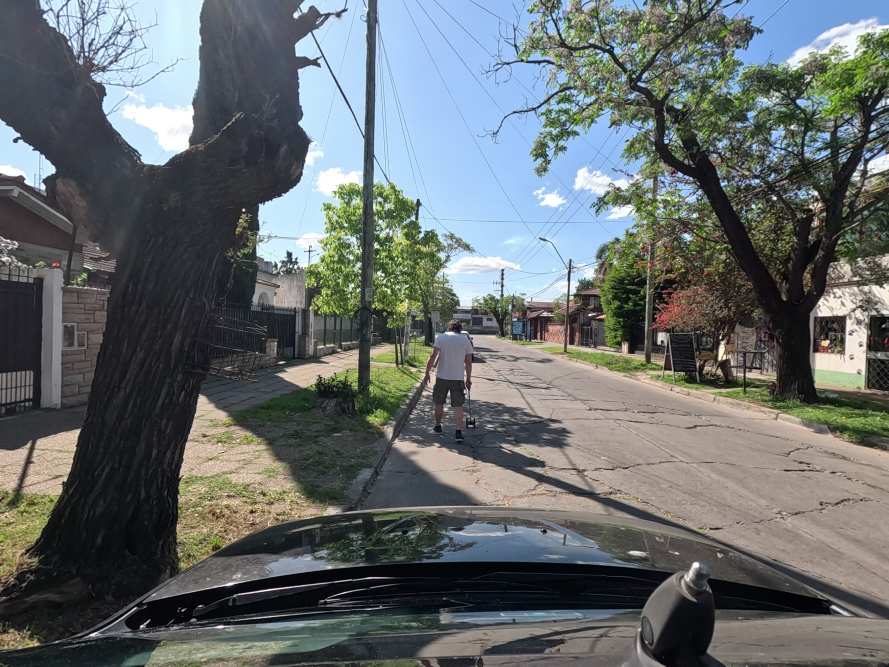
#> input picture data/test_images/left.jpg, 2666 x 2000 px, found by its file name (shown at 1/3 size)
$ python reference_point.py
#> lines starting #> are read from the running program, lines starting #| are printed output that depends on the picture
import matplotlib.pyplot as plt
import cv2
import numpy as np

# Load the image - replace this path with your actual image path
image_path = "data/test_images/left.jpg"
img = cv2.imread(image_path)
#> img is the input picture: shape (2000, 2666, 3); mean B, G, R 109.2, 108.7, 102.7

if img is None:
    print(f"Error: Could not read image from {image_path}")
else:
    # Verify image dimensions
    height, width, channels = img.shape
#> height = 2000; width = 2666; channels = 3
    print(f"Image dimensions: {width}x{height} pixels")
#| Image dimensions: 2666x2000 pixels

    # Convert BGR to RGB for matplotlib
    img_rgb = cv2.cvtColor(img, cv2.COLOR_BGR2RGB)

    # Reference point and distance
    ref_x, ref_y = 1333, 1500
    ref_distance = 1.89

    # Create figure
    plt.figure(figsize=(12, 10))
    plt.imshow(img_rgb)

    # Draw the reference point
    plt.scatter(ref_x, ref_y, color='red', s=200, marker='x', linewidths=4)

    # Add a circle around the point to make it more visible
    circle = plt.Circle((ref_x, ref_y), 100, color='red', fill=False, linewidth=3)
    plt.gca().add_patch(circle)

    # Add label with distance
    plt.annotate(f"Reference Point\nDistance: {ref_distance:.2f}m",
                 (ref_x + 120, ref_y - 50),
                 color='white',
                 fontsize=16,
                 bbox=dict(facecolor='red', alpha=0.7, boxstyle='round'),
                 weight='bold')

    # Add a line showing where the point is in relation to the ground plane
    plt.plot([ref_x, ref_x], [ref_y, height], 'r--', linewidth=2)

    plt.title('Input Image with Reference Point (Kalman Filter Calibration)', fontsize=16)
    plt.axis('off')

    # Save the figure
    output_path = "reference_point_visualization.jpg"
    plt.savefig(output_path, bbox_inches='tight', dpi=150)
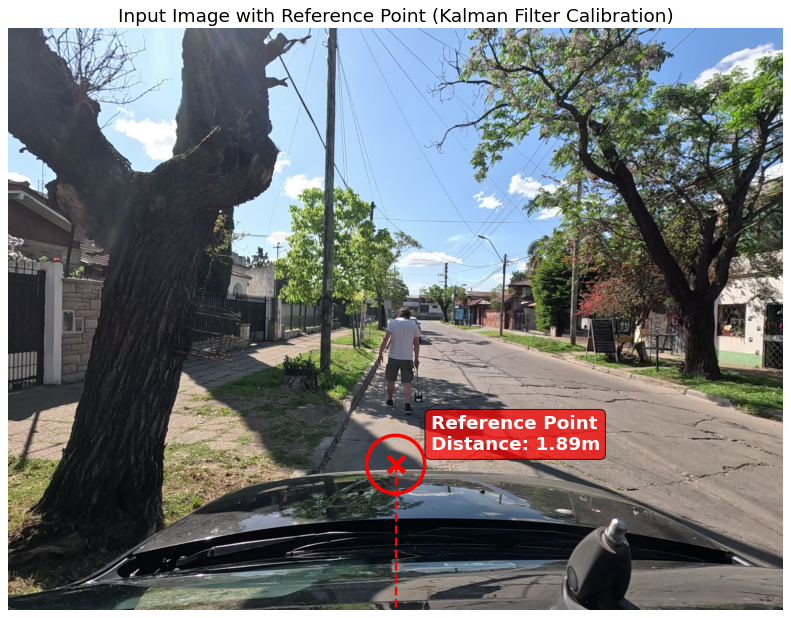
#> figure drawn by matplotlib, 1 panel
    plt.close()

    print(f"Visualization saved to {output_path}")

# If you want to also show it on a depth map, you would add a second plot
# This part assumes you have a depth map saved as a NumPy array
try:
    depth_map_path = "results/depth_map.npy"
    depth_map = np.load(depth_map_path)

    plt.figure(figsize=(12, 10))
    plt.imshow(depth_map, cmap='plasma')

    # Draw the reference point
    plt.scatter(ref_x, ref_y, color='white', s=200, marker='x', linewidths=4)

    # Add a circle around the point to make it more visible
    circle = plt.Circle((ref_x, ref_y), 100, color='white', fill=False, linewidth=3)
    plt.gca().add_patch(circle)

    # Add label with distance
    plt.annotate(f"Reference Point\nDistance: {ref_distance:.2f}m",
                 (ref_x + 120, ref_y - 50),
                 color='white',
                 fontsize=16,
                 bbox=dict(facecolor='black', alpha=0.7, boxstyle='round'),
                 weight='bold')

    plt.colorbar(label='Depth (meters)')
    plt.title('Depth Map with Reference Point', fontsize=16)
    plt.axis('off')

    # Save the figure
    output_path = "reference_point_depth_visualization.jpg"
    plt.savefig(output_path, bbox_inches='tight', dpi=150)
    plt.close()

    print(f"Depth visualization saved to {output_path}")
except Exception as e:
    print(f"Could not create depth map visualization: {e}")
